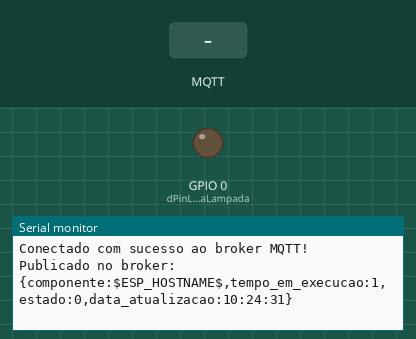
The sketch below on a simulated ESP8266 (NodeMCU). Shown: output pins drawn as LEDs (lit = HIGH), the last lines printed to the serial monitor. Inputs (shaded band) come from the test bench. WiFi joins after 1.5 s; servers stay silent unless stated; network time is answered at once with the bench clock; the local clock reads 2024-03-15 10:24:30 at power-on unless the sketch sets it; no MQTT or app messages arrive unless stated.

Above: at 3.0 s.
3.1 s: MQTT message "1" arrives on the first subscribed topic
At 4.5 s:
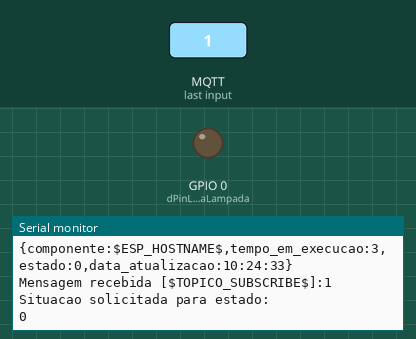
5.4 s: MQTT message "on" arrives on the first subscribed topic
At 6.4 s:
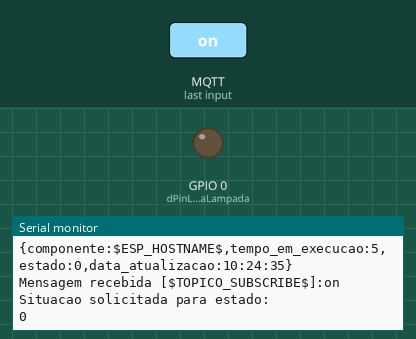
7.4 s: MQTT message "off" arrives on the first subscribed topic
At 8.3 s:
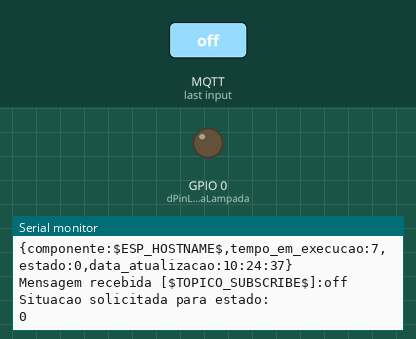

The sketch:

automacao-residencial-esp.ino
```cpp
#include <ESP8266WiFi.h>
#include <ESP8266mDNS.h>
#include <WiFiUdp.h>
#include <ArduinoOTA.h>
#include <PubSubClient.h>
#include <NTPClient.h>
#include <ArduinoJson.h>


// MQTT
/* Topico gerado a partir da hash md5 "$TOPICO_PUBLISH$".
 * Publish padrao para envio do status eh /get_situacao
 * Publish padrao para setar o staus eh /set_situacao
 */
#define topicoPublish "$TOPICO_PUBLISH$"
#define topicoSubscribe "$TOPICO_SUBSCRIBE$"
#define idMQTT "$ID_MQTT$"

const char* brokerMQTT = "iot.eclipse.org"; //URL do broker MQTT que se deseja utilizar
int brokerPort = 1883; // Porta do Broker MQTT


//WIFI
const char* ssid = "$WIFI_SSID$";
const char* password = "$WIFI_PASSWORD$";

WiFiClient espClient; // Cria o objeto espClient
PubSubClient MQTT(espClient); // Instancia o Cliente MQTT passando o objeto espClient


//HORA
WiFiUDP ntpUDP;

int16_t utc = -3; //UTC -3:00 Brazil
uint32_t currentMillis = 0;
uint32_t previousMillis = 0;

NTPClient timeClient(ntpUDP, "a.st1.ntp.br", utc*3600, 60000);


//PIN
/* Pino para leitura do estado da lampada .
 * HIGH: Caso esteja ligado indica que lampada está ligada.
 * LOW:  Caso esteja desligado indica que lampada esta desligada.
 */
#define dPinEstadoLampada 2
int situacaoEstadoLampada = 0;

/* Pino para escrita para ligar e desligar a lampada.
 * Por padrão este pino devera iniciar em zero.
 */
#define dPinLigaDesligaLampada 0
int situacaoLigaDesligaLampada = 0;

void iniciarSerial();
void iniciarMQTT();
void iniciarPino(char* nomePino, unsigned int pino);
void iniciartWiFi();
void reconectarWiFi();
void iniciarMQTT();
void callbackSubscribe(char* topic, byte* payload, unsigned int length);
void reconectarMQTT();
void verificarConexoes();
void publicarSituacao();
void iniciarHorario();
void atualizarHorario();
void alterarSituacaoLampada();


void setup() {

  iniciarSerial();

  Serial.println("Iniciando");

  //Necessario iniciar em low para iniciar corretamente
  pinMode(dPinLigaDesligaLampada, OUTPUT);

  //Habilitando a leitura do do estado da lampada
  pinMode(dPinEstadoLampada, INPUT);

  iniciartWiFi();

  /**********************************************
  Acoes para carregamento do ESP on air
  **********************************************/
  // Port defaults to 8266
   ArduinoOTA.setPort(8266);

  // Hostname defaults to esp8266-[ChipID]
   ArduinoOTA.setHostname("$ESP_HOSTNAME$");

  // No authentication by default
   ArduinoOTA.setPassword("$ESP_PASSWORD$");

  // Password can be set with it's md5 value as well
  // MD5(admin) = 21232f297a57a5a743894a0e4a801fc3
   // ArduinoOTA.setPasswordHash("7ef6156c32f427d713144f67e2ef14d2");

  ArduinoOTA.onStart([]() {
    String type;
    if (ArduinoOTA.getCommand() == U_FLASH) {
      type = "sketch";
    } else { // U_SPIFFS
      type = "filesystem";
    }

    // NOTE: if updating SPIFFS this would be the place to unmount SPIFFS using SPIFFS.end()
    Serial.println("Start updating " + type);
  });
  ArduinoOTA.onEnd([]() {
    Serial.println("\nEnd");
  });
  ArduinoOTA.onProgress([](unsigned int progress, unsigned int total) {
    Serial.printf("Progress: %u%%\r", (progress / (total / 100)));
  });
  ArduinoOTA.onError([](ota_error_t error) {
    Serial.printf("Error[%u]: ", error);
    if (error == OTA_AUTH_ERROR) {
      Serial.println("Auth Failed");
    } else if (error == OTA_BEGIN_ERROR) {
      Serial.println("Begin Failed");
    } else if (error == OTA_CONNECT_ERROR) {
      Serial.println("Connect Failed");
    } else if (error == OTA_RECEIVE_ERROR) {
      Serial.println("Receive Failed");
    } else if (error == OTA_END_ERROR) {
      Serial.println("End Failed");
    }
  });
  ArduinoOTA.begin();

  iniciarMQTT();

  iniciarHorario();
  atualizarHorario();

  Serial.println("ESP Pronto!");
}

/*
 * Inicia Serial
 */
void iniciarSerial()
{
  Serial.begin(115200);
  Serial.println("Serial iniciada em 115200 bauds");
}

/*
 * Inicia horario
 */
void iniciarHorario()
{
  Serial.println("Iniciando horario");
  timeClient.begin();
  timeClient.update();
}

/*
 * Atualiza horario
 */
void atualizarHorario()
{
  currentMillis = millis();//Tempo atual em ms

  if (previousMillis < 0 || currentMillis - previousMillis > 120000) {
    previousMillis = currentMillis;    // Salva o tempo atual

    Serial.println("Atualizando horario");
    timeClient.forceUpdate();

    printf("Time Epoch: %d: ", timeClient.getEpochTime());
    Serial.println(timeClient.getFormattedTime());

  }

}

/*
 * Inicia a conexao WIFI.
 */
void iniciartWiFi()
{
    delay(300);
    Serial.println("------Conexao WI-FI------");
    Serial.print("Conectando-se na rede: ");
    Serial.println(ssid);
    Serial.println("Aguarde");

    reconectarWiFi();
}

/*
 * Tenta reconectar a rede WIFI, caso nao consiga restarta ESP.
 */
void reconectarWiFi()
{
  //se ja esta conectado a rede WI-FI, nada e feito.
  //Caso contrario, sao efetuadas tentativas de conexao
  if (WiFi.status() == WL_CONNECTED){
      return;
  }

  WiFi.mode(WIFI_STA);
  WiFi.begin(ssid, password); // Conecta na rede WI-FI

  while (WiFi.waitForConnectResult() != WL_CONNECTED)
  {
      Serial.println("Falha na tentativa de conectar a rede WIFI! Restartando ESP...");
      delay(5000);
      ESP.restart();
  }

  Serial.println();
  Serial.print("Conectado com sucesso na rede WIFI");
  Serial.print(ssid);
  Serial.println("IP obtido: ");
  Serial.println(WiFi.localIP());
}

/*
 * Inicia MQTT conectando com servidor e setando funcao de calback para subscribe do topico
 */
void iniciarMQTT()
{
    MQTT.setServer(brokerMQTT, brokerPort);   //informa qual broker e porta deve ser conectado
    MQTT.setCallback(callbackSubscribe);            //atribui função de callback (função chamada quando qualquer informação de um dos tópicos subescritos chega)
}

/*
 * Leitura dos callbacks para topicos subscritos
 */
void callbackSubscribe(char* topic, byte* payload, unsigned int length)
{
    String msg;

    /* Obtem a string do payload recebido
     * Exemplo: {componente:angeliESPCasaLigaLampada,estado:1|0,data_envio:hh:mi:ss}
     */
    for(int i = 0; i < length; i++)
    {
       char c = (char)payload[i];
       msg += c;
    }

    Serial.printf("Mensagem recebida [%s]:", topic);
    Serial.println(msg);

    if (!msg.equals(""))
    {
      StaticJsonBuffer<200> jsonBuffer;
      JsonObject& root = jsonBuffer.parseObject(msg);
      situacaoLigaDesligaLampada = root["estado"];
      Serial.println("Situacao solicitada para estado: ");
      Serial.println(situacaoLigaDesligaLampada);
    }
}

/*
 * Reconecta ao broker MQTT
 */
void reconectarMQTT()
{
  //se ja esta conectado a rede WI-FI, nada e feito.
  //Caso contrario, sao efetuadas tentativas de conexao
  if (MQTT.connected()){
      return;
  }

  int tentativas = 0;
  while (!MQTT.connected())
  {
      Serial.print("* Tentando se conectar ao Broker MQTT: ");
      Serial.println(brokerMQTT);

      if (MQTT.connect(idMQTT))
      {
          Serial.println("Conectado com sucesso ao broker MQTT!");
          MQTT.subscribe(topicoSubscribe);
      }
      else
      {
        Serial.println("Falha ao conectar no broker MQTT.");

        if (tentativas < 10 )
        {
          Serial.println("Havera nova tentativa de conexao em 5s");
          delay(5000);
        }
        else
        {
          Serial.println("Restartando ESP após 10 tentativas de conectar ao broker MQTT...");
          delay(5000);
          ESP.restart();
        }
      }
      tentativas++;
  }
}

/*
 * Verifica as conexoes e restarta se necessario.
 */
void verificarConexoes()
{
  reconectarWiFi(); //se não há conexão com o WiFI, a conexão é refeita

  reconectarMQTT(); //se não há conexão com o Broker, a conexão é refeita

}

/*
 * Publica a situacao da lampada
 */
void publicarSituacao()
{

  String json;
  json.concat("{componente:$ESP_HOSTNAME$,tempo_em_execucao:");
  json.concat(millis() / 1000);                    //tempo total em execucao, pode ser que reinicie depois de certo tempo
  json.concat(",estado:");
  json.concat(situacaoLigaDesligaLampada);              //situacao da lampada
  json.concat(",data_atualizacao:");
  json.concat(timeClient.getFormattedTime());
  //timeClient.getEpochTime() //time in seconds since Jan. 1, 1970
  json.concat("}");

  //Serial.println(json);
  //Serial.println(json.length());

  char payload[json.length()];
  json.toCharArray(payload, json.length()+1);

  MQTT.publish(topicoPublish, payload);

  Serial.println("Publicado no broker: ");
  Serial.println(payload);
}

/**
 * Altera situacao da lampada conforme recebido.
 */
void alterarSituacaoLampada(){

   if(situacaoLigaDesligaLampada != situacaoEstadoLampada){
    if(situacaoLigaDesligaLampada == 1 ){
      digitalWrite(dPinLigaDesligaLampada,HIGH);
      Serial.println("Lampada ligada");
    }else{
      digitalWrite(dPinLigaDesligaLampada,LOW);
      Serial.println("Lampada desligada");
    }
    situacaoEstadoLampada = situacaoLigaDesligaLampada;
  }
}


void loop() {
  //Acao para ESP on air
  ArduinoOTA.handle();

  //Implementacao
  verificarConexoes();

  atualizarHorario();

  alterarSituacaoLampada();

  publicarSituacao();

  MQTT.loop();

  delay(2000);
}
```

Measured:
- after the input at 3.1 s, the serial monitor: prints a new line after 0.80 s (image 1)
- after the input at 5.4 s, the serial monitor: prints a new line after 0.51 s (image 2)
- after the input at 7.4 s, the serial monitor: prints a new line after 0.52 s (image 3)
